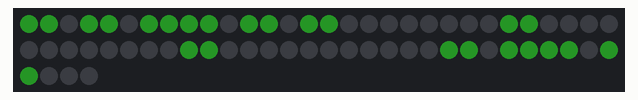
This sketch was run on a simulated ESP8266 (NodeMCU). Shown: 64 RGB LEDs in strip order, left to right, continuing on the next row. Dim RGB values are drawn brighter than linear; random numbers use the default seed unless the sketch sets one.

Above: at 0.16 s.
At 7.7 s:
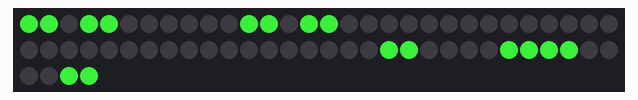
At 10.7 s:
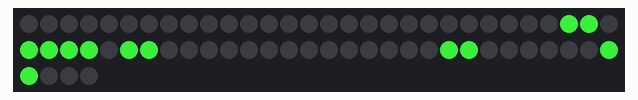
At 17.6 s:
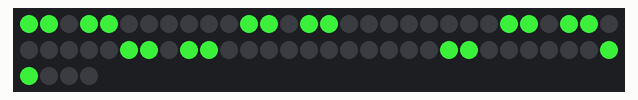
At 25.4 s:
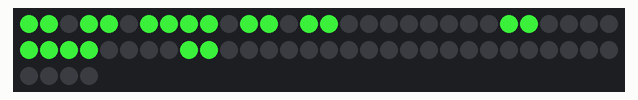
At 37.0 s:
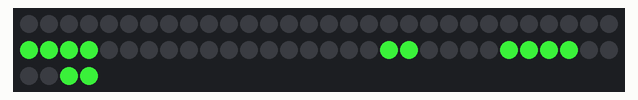

Measured:
- what the display in image 1 shows lasts 2.7 s, from 7.7 s to 10.4 s

The sketch:

led-matrix-animation.ino
```cpp
#include <FastLED.h>
#include <ESP8266TrueRandom.h>

#define NUM_LEDS 64
#define DATA_PIN 2
#define NUM_LIGHTS 9
#define LEDS_PER_LIGHT 4
#define ANIMATION_STEPS 10
#define ANIMATION_TIME 300
#define SLEEP_MAX_TIME 5000

int lights[NUM_LIGHTS][LEDS_PER_LIGHT] = {
  {  0,  1, 14, 15 },
  {  3,  4, 11, 12 },
  {  6,  7,  8,  9 },
  { 30, 31, 32, 33 },
  { 27, 28, 35, 36 },
  { 24, 25, 38, 39 },
  { 48, 49, 62, 63 },
  { 51, 52, 59, 60 },
  { 54, 55, 56, 57 }
};

CRGB leds[NUM_LEDS];

CRGB onColor = CRGB::LimeGreen;
CRGB offColor = CRGB::Black;
CRGB redColor = CRGB::Red;

int currentState = 0;
int lastState = 0;

void setup() {
  Serial.begin(9600);
  FastLED.addLeds<WS2812, DATA_PIN, GRB>(leds, NUM_LEDS);
}

void loop() {
  lastState = currentState;
  currentState = ESP8266TrueRandom.random(512);

  for (int step = 1; step <= ANIMATION_STEPS; step++) {
    for (int lightIdx = 0; lightIdx < NUM_LIGHTS; lightIdx++) {
      CRGB color = blendColor(lightIdx, step);
      updateLight(lightIdx,color);
    }
    FastLED.show();
    delay(ANIMATION_TIME/ANIMATION_STEPS);
  }
  int sleepTime = ESP8266TrueRandom.random(SLEEP_MAX_TIME);
  delay(sleepTime);
}

void updateLight(int lightIdx, CRGB color) {
  for (int ledIdx = 0; ledIdx < LEDS_PER_LIGHT; ledIdx++) {
    leds[lights[lightIdx][ledIdx]] = color;
  }
}

bool lightIsOn(int state, int lightIdx) {
  return ((state >> lightIdx) & 1) == 1;
}

CRGB getColor(int state, int lightIdx) {
  if(lightIsOn(state, lightIdx)) {
    return state == 341 ? redColor : onColor;
  }else{
    return offColor;
  }
}

CRGB blendColor(int lightIdx, int step) {
  return blend(getColor(lastState,lightIdx), getColor(currentState,lightIdx), (double)255/ANIMATION_STEPS * step);
}
```
